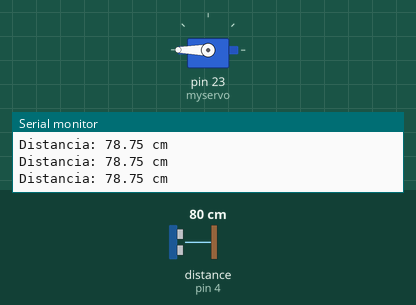
Simulated run of this sketch. Board: Arduino Mega 2560, built with avr-gcc and run on an emulated ATmega2560. Parts: servo, the last lines printed to the serial monitor. Wiring (inferred from the names in the program): ultrasonic range finder: trigger pin 3; echo pin 4. The inputs (shaded band) are chosen by the test bench; at power-on: distance to the obstacle (sensor on pin 4) 80 cm. The echo pulse lasts 58.3 µs per cm.

Above: at 1.2 s.
1.3 s: distance to the obstacle (sensor on pin 4) set to 2 cm
At 2.2 s:
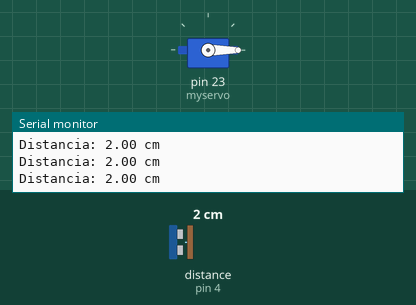
2.8 s: distance to the obstacle (sensor on pin 4) set to 9 cm
At 4.1 s:
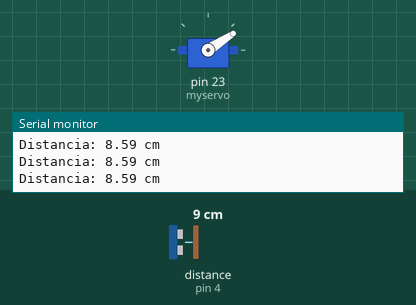
4.4 s: distance to the obstacle (sensor on pin 4) set to 18 cm
At 4.9 s:
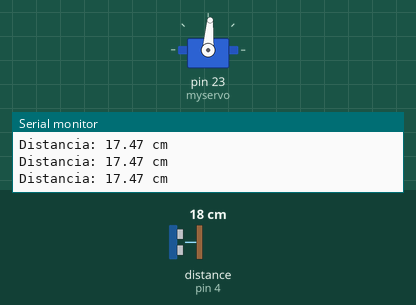
5.9 s: distance to the obstacle (sensor on pin 4) set to 299 cm
At 6.7 s:
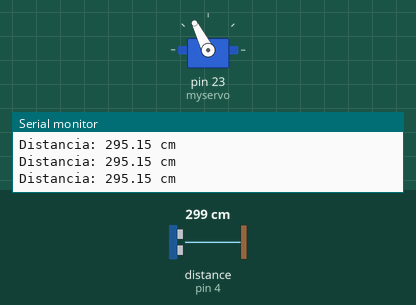
7.4 s: distance to the obstacle (sensor on pin 4) set to 35 cm
At 8.8 s:
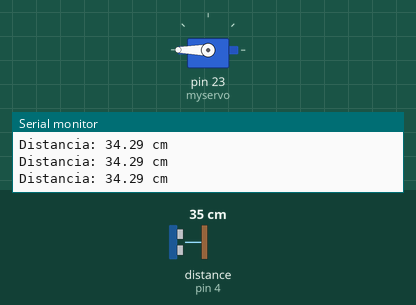
Timing chart, 0 to 9.9 s (numbered marks = the images above; inputs shaded):
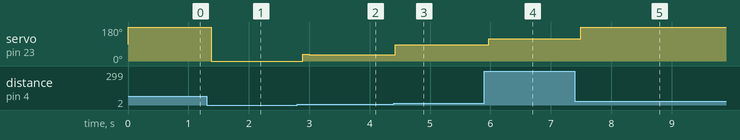

The sketch:

Servo+Ultrasonico.ino
```cpp
#include <Servo.h>

const int TRIGGER = 3;  //Pin digital 3 para el Trigger del sensor.
const int ECHO = 4;     //Pin digital 4 para el Echo del sensor.
Servo myservo;

void setup() {
  Serial.begin(115200);       //iniciailzamos la comunicación.
  pinMode(TRIGGER, OUTPUT);   //pin TRIGGER como salida.
  pinMode(ECHO, INPUT);       //pin ECHO como entrada.
  digitalWrite(TRIGGER, LOW); //Inicializamos el pin TRIGGER con 0.
  myservo.attach(23);
}

double GetPosition(){
  double tiempo;    //tiempo que demora en llegar el echo.
  double distancia; //distancia en centimetros.

  digitalWrite(TRIGGER, HIGH);
  delayMicroseconds(10);          //Enviamos un pulso de 10us
  digitalWrite(TRIGGER, LOW);

  tiempo = pulseIn(ECHO, HIGH); //obtenemos el ancho del pulso
  distancia = tiempo/59;             //escalamos el tiempo a una distancia en cm
  //distancia = (0.017*tiempo);
  return distancia;
}

void WriteAngleServo(double control){
  double angulo;
  angulo = ((180/29)*control) - (540/29);
  myservo.write(angulo);
}

void loop(){
  double posicion;

  posicion = GetPosition();
  WriteAngleServo(posicion);
  Serial.print("Distancia: ");
  Serial.print(posicion);      //Enviamos serialmente el valor de la distancia
  Serial.print(" cm");
  Serial.println();
  delay(100);          //Hacemos una pausa de 100ms
}
```

Measured:
- after the input at 1.3 s, servo on pin 23 (myservo): 180° → 0° after 0.08 s
- after the input at 2.8 s, servo on pin 23 (myservo): 0° → 35° after 0.10 s, → 33° 0.10 s later
- after the input at 4.4 s, servo on pin 23 (myservo): 33° → 86° at once
- after the input at 5.9 s, servo on pin 23 (myservo): 86° → 117° after 0.07 s
- after the input at 7.4 s, servo on pin 23 (myservo): 117° → 180° after 0.10 s
